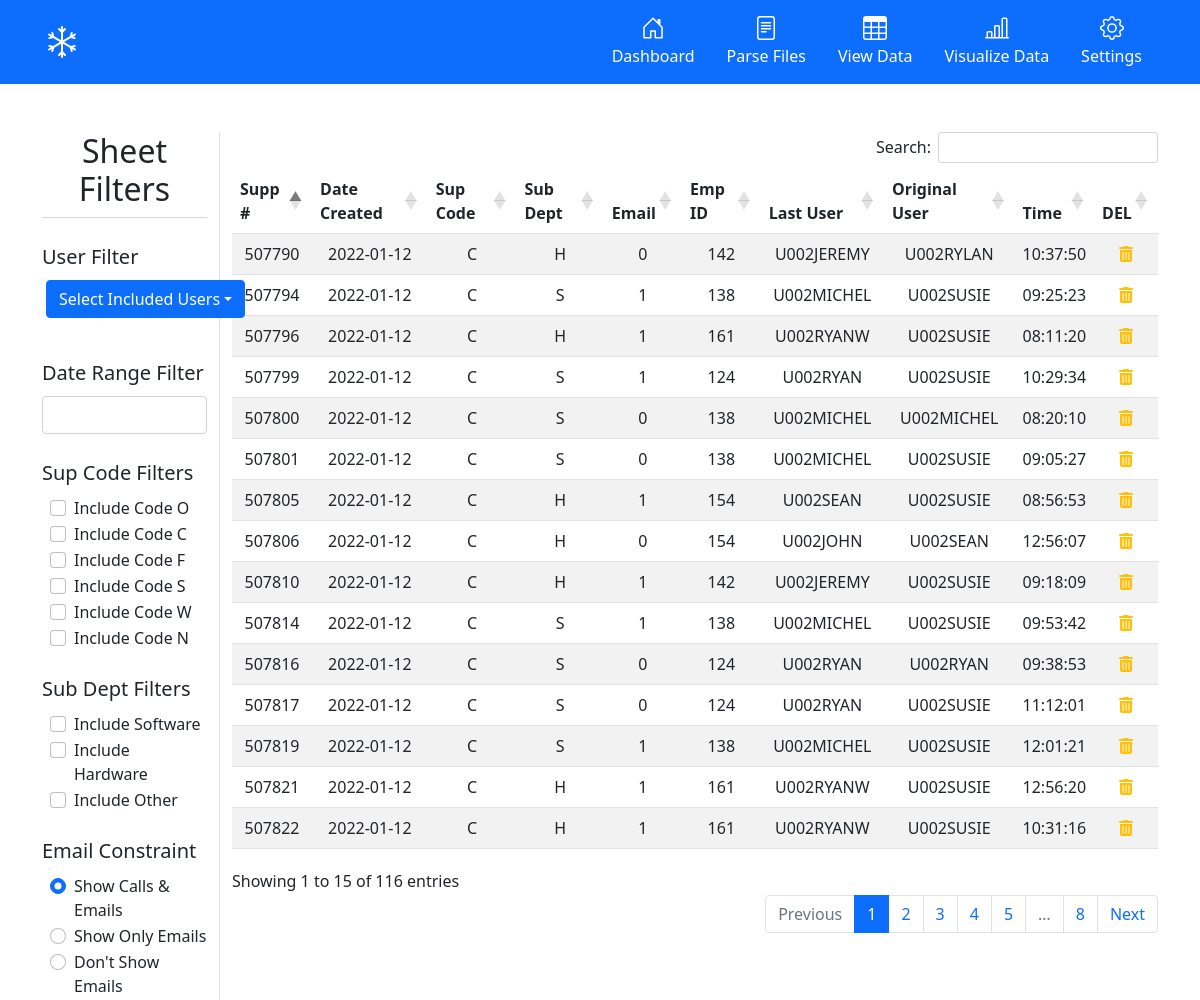
The app's page /sheets/ with its own data.
### tables this page shows
CREATE TABLE calls(
                                    support_number TEXT, 
                                    date_created TEXT, 
                                    sup_code TEXT,
                                    sub_dept TEXT,
                                    email TEXT,
                                    employee_id TEXT, 
                                    last_user TEXT, 
                                    original_user TEXT, 
                                    time_last_changed TEXT,
                                    FOREIGN KEY(employee_id) REFERENCES employees(id),
                                    PRIMARY KEY(support_number, date_created));

### src/routes/sheets_routes.py (the view)
@sheets_bp.route('/', methods=["GET"])
def sheets():
    return render_template('sheets.html', calls=calls_db.read(), employees=employees_db.read())

### src/models/call.py (called while the page is built)
    def read(self):
        self.cursor.execute('''
                            SELECT * FROM calls
                            ''')
        return self.cursor.fetchall()

### src/models/employee.py (called while the page is built)
    def read(self):
        self.cursor.execute('''
                            SELECT * FROM employees
                            ''')
        return self.cursor.fetchall()

### src/templates/sheets.html (shortened to what this page needs)
{% extends "base.html" %}
{% block content %}
<div class="container">
  <div class="row mt-5">
    <div class="col-2 border-end">
      <h2 class="display-6 text-center">Sheet Filters</h2>
      <div class="dropdown-divider mt-1"></div>
      <label for="userConstraint" class="form-label lead mt-3">User Filter</label>
      <div id="userConstraint" class="btn-group ms-1 mb-4">
        <button type="button" class="btn btn-primary dropdown-toggle" data-bs-toggle="dropdown">Select Included
          Users</button>
      </div>
      <label for="dateConstraint" class="form-label lead mt-3">Date Range Filter</label>
      <input id="dateConstraint" type="text" name="dates" class="form-control mb-4">
      <label for="supCodeConstraints" class="form-label lead">Sup Code Filters</label>
      <div id="supCodeConstraints" class="ms-2 mb-4">
        <div class="form-check">
          <label class="form-check-label" for="oCheck">Include Code O</label>
          <input class="form-check-input supCodeCheck" type="checkbox" value="O" id="oCheck">
        </div>
        <div class="form-check">
          <label class="form-check-label" for="cCheck">Include Code C</label>
          <input class="form-check-input supCodeCheck" type="checkbox" value="C" id="cCheck">
        </div>
        <div class="form-check">
          <label class="form-check-label" for="fCheck">Include Code F</label>
          <input class="form-check-input supCodeCheck" type="checkbox" value="F" id="fCheck">
        </div>
        <div class="form-check">
          <label class="form-check-label" for="sCheck">Include Code S</label>
          <input class="form-check-input supCodeCheck" type="checkbox" value="S" id="sCheck">
        </div>
        <div class="form-check">
          <label class="form-check-label" for="wCheck">Include Code W</label>
          <input class="form-check-input supCodeCheck" type="checkbox" value="W" id="wCheck">
        </div>
        <div class="form-check">
          <label class="form-check-label" for="nCheck">Include Code N</label>
          <input class="form-check-input supCodeCheck" type="checkbox" value="N" id="nCheck">
        </div>
      </div>
      <label for="subDeptConstraints" class="form-label lead">Sub Dept Filters</label>
      <div id="subDeptConstraints" class="ms-2 mb-4">
        <div class="form-check">
          <label class="form-check-label" for="softwareCheck">Include Software</label>
          <input class="form-check-input subDeptCheck" value="S" type="checkbox" id="softwareCheck">
        </div>
        <div class="form-check">
          <label class="form-check-label" for="hardwareCheck">Include Hardware</label>
          <input class="form-check-input subDeptCheck" value="H" type="checkbox" id="hardwareCheck">
        </div>
        <div class="form-check">
          <label class="form-check-label" for="otherCheck">Include Other</label>
          <input class="form-check-input subDeptCheck" value="O" type="checkbox" id="otherCheck">
        </div>
      </div>
      <label for="emailConstraint" class="form-label lead">Email Constraint</label>
      <div id="emailConstraint" class="ms-2">
        <div class="form-check">
          <label class="form-check-label" for="includeCallsAndEmailsCheck">Show Calls & Emails</label>
          <input class="form-check-input emailRadioButton" value="1|0" type="radio" name="flexRadioDefault" id="includeCallsAndEmailsCheck" checked>
        </div>
        <div class="form-check">
          <label class="form-check-label" for="includeEmailsCheck">Show Only Emails</label>
          <input class="form-check-input emailRadioButton" value="1" type="radio" name="flexRadioDefault" id="includeEmailsCheck">
        </div>
        <div class="form-check">
          <label class="form-check-label" for="excludeEmailsCheck">Don't Show Emails</label>
          <input class="form-check-input emailRadioButton" value="0" type="radio" name="flexRadioDefault" id="excludeEmailsCheck">
        </div>
      </div>
    </div>
    <div class="col-10">
      <table class="table table-striped dataTable text-center" id="sheetTable">
        <thead>
          <tr>
            <th scope="col">Supp #</th>
            <th scope="col">Date Created</th>
            <th scope="col">Sup Code</th>
            <th scope="col">Sub Dept</th>
            <th scope="col">Email</th>
            <th scope="col">Emp ID</th>
            <th scope="col">Last User</th>
            <th scope="col">Original User</th>
            <th scope="col">Time</th>
            <th scope="col">DEL</th>
          </tr>
        </thead>
        <tbody>
          {% for call in calls %}
          <tr>
            <td>{{ call[0] }}</td>
            <td>{{ call[1] }}</td>
            <td>{{ call[2] }}</td>
            <td>{{ call[3] }}</td>
            <td>{{ call[4] }}</td>
            <td>{{ call[5] }}</td>
            <td>{{ call[6] }}</td>
            <td>{{ call[7] }}</td>
            <td>{{ call[8] }}</td>
            <td>
              <a>
                <i class="fas fa-trash-alt text-warning"></i>
              </a>
          </tr>
          {% endfor %}
        </tbody>
      </table>
    </div>
  </div>
</div>
{% endblock %}

### src/templates/base.html (shortened to what this page needs)
<!DOCTYPE html>
<html lang="en">
<head>
    <link href="https://cdn.jsdelivr.net/npm/bootstrap@5.1.3/dist/css/bootstrap.min.css" rel="stylesheet"
>
    <link rel="stylesheet" href="https://cdnjs.cloudflare.com/ajax/libs/animate.css/4.1.1/animate.min.css" />
    <link rel="stylesheet" href="https://cdn.datatables.net/1.11.5/css/dataTables.bootstrap5.min.css">
    <link rel="stylesheet" type="text/css" href="https://cdn.jsdelivr.net/npm/daterangepicker/daterangepicker.css" />
    <link rel="stylesheet" type="text/css" href="{{ url_for('static',filename='css/styles.css') }}">
</head>
<body>
    <div class="px-3 py-2 bg-primary text-white">
        <div class="container">
            <div class="d-flex flex-wrap align-items-center justify-content-center justify-content-lg-start">
                <a href="/" class="d-flex align-items-center my-2 my-lg-0 me-lg-auto text-white text-decoration-none">
                    <svg class="bi me-2" width="40" height="32" role="img" aria-label="Snowball">
                        <use xlink:href="#snowball"></use>
                    </svg>
                </a>
                <ul class="nav col-12 col-lg-auto my-2 justify-content-center my-md-0 text-small">
                    <li>
                        <a href="/settings/employees" class="nav-link text-white">
                            <svg class="bi d-block mx-auto mb-1" width="24" height="24">
                                <use xlink:href="#home"></use>
                            </svg>
                            Dashboard
                        </a>
                    </li>
                    <li>
                        <a href="/parse" class="nav-link text-white">
                            <svg class="bi d-block mx-auto mb-1" width="24" height="24">
                                <use xlink:href="#file-text"></use>
                            </svg>
                            Parse Files
                        </a>
                    </li>
                    <li>
                        <a href="/sheets" class="nav-link text-white">
                            <svg class="bi d-block mx-auto mb-1" width="24" height="24">
                                <use xlink:href="#table"></use>
                            </svg>
                            View Data
                        </a>
                    </li>
                    <li>
                        <a href="/visualize" class="nav-link text-white">
                            <svg class="bi d-block mx-auto mb-1" width="24" height="24">
                                <use xlink:href="#chart"></use>
                            </svg>
                            Visualize Data
                        </a>
                    </li>
                    <li>
                        <a href="#" class="nav-link text-white">
                            <svg class="bi d-block mx-auto mb-1" width="24" height="24">
                                <use xlink:href="#setting"></use>
                            </svg>
                            Settings
                        </a>
                    </li>
                </ul>
            </div>
        </div>
    </div>
    {% block content %}
    {% endblock %}
</body>
</html>

### src/static/css/styles.css (style rules this page uses)
.bi { vertical-align: -0.125em; pointer-events: none; fill: currentColor; }
.display-6 { font-size: 2rem !important; }

### records on screen
calls: support_number "507790", date_created "2022-01-12", sup_code "C", sub_dept "H", email "0", employee "142", last_user "U002JEREMY", original_user "U002RYLAN", time_last_changed "10:37:50"
calls: support_number "507810", date_created "2022-01-12", sup_code "C", sub_dept "H", email "1", employee "142", last_user "U002JEREMY", original_user "U002SUSIE", time_last_changed "09:18:09"
calls: support_number "507806", date_created "2022-01-12", sup_code "C", sub_dept "H", email "0", employee "154", last_user "U002JOHN", original_user "U002SEAN", time_last_changed "12:56:07"
calls: support_number "507805", date_created "2022-01-12", sup_code "C", sub_dept "H", email "1", employee "154", last_user "U002SEAN", original_user "U002SUSIE", time_last_changed "08:56:53"
calls: support_number "507796", date_created "2022-01-12", sup_code "C", sub_dept "H", email "1", employee "161", last_user "U002RYANW", original_user "U002SUSIE", time_last_changed "08:11:20"
calls: support_number "507822", date_created "2022-01-12", sup_code "C", sub_dept "H", email "1", employee "161", last_user "U002RYANW", original_user "U002SUSIE", time_last_changed "10:31:16"
calls: support_number "507821", date_created "2022-01-12", sup_code "C", sub_dept "H", email "1", employee "161", last_user "U002RYANW", original_user "U002SUSIE", time_last_changed "12:56:20"
calls: support_number "507816", date_created "2022-01-12", sup_code "C", sub_dept "S", email "0", employee "124", last_user "U002RYAN", original_user "U002RYAN", time_last_changed "09:38:53"
calls: support_number "507817", date_created "2022-01-12", sup_code "C", sub_dept "S", email "0", employee "124", last_user "U002RYAN", original_user "U002SUSIE", time_last_changed "11:12:01"
calls: support_number "507799", date_created "2022-01-12", sup_code "C", sub_dept "S", email "1", employee "124", last_user "U002RYAN", original_user "U002SUSIE", time_last_changed "10:29:34"
calls: support_number "507800", date_created "2022-01-12", sup_code "C", sub_dept "S", email "0", employee "138", last_user "U002MICHEL", original_user "U002MICHEL", time_last_changed "08:20:10"
calls: support_number "507801", date_created "2022-01-12", sup_code "C", sub_dept "S", email "0", employee "138", last_user "U002MICHEL", original_user "U002SUSIE", time_last_changed "09:05:27"
calls: support_number "507794", date_created "2022-01-12", sup_code "C", sub_dept "S", email "1", employee "138", last_user "U002MICHEL", original_user "U002SUSIE", time_last_changed "09:25:23"
calls: support_number "507814", date_created "2022-01-12", sup_code "C", sub_dept "S", email "1", employee "138", last_user "U002MICHEL", original_user "U002SUSIE", time_last_changed "09:53:42"
calls: support_number "507819", date_created "2022-01-12", sup_code "C", sub_dept "S", email "1", employee "138", last_user "U002MICHEL", original_user "U002SUSIE", time_last_changed "12:01:21"
